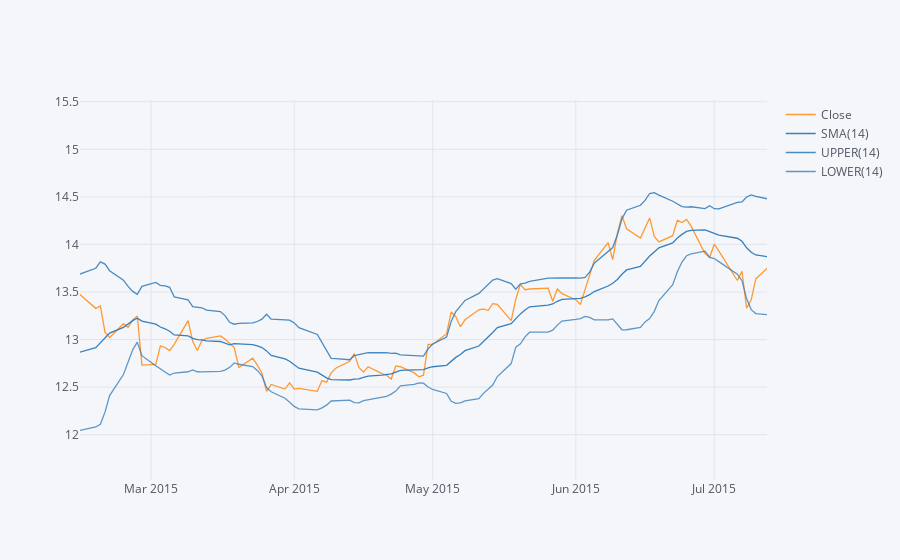

The code cell stored with this chart in its notebook:
### Markdown cell above
**Use .ta_plot(study='boll') to create a Bollinger Band Plot for Bank of America for the year 2015.**

### Code cell
BAC['Close'].loc['2015-01-01':'2016-01-01'].ta_plot(study='boll')

### Figure 1 — Plotly figure (JSON) as saved in the notebook; plotly's stock layout.template omitted (floating-point values rounded to 4 significant figures; data arrays with more than 128 entries replaced by an {"elided": "..."} marker saying what was removed)
{"data": [{"line": {"color": "rgba(255, 153, 51, 1.0)", "dash": "solid", "shape": "linear", "width": 1.3}, "mode": "lines", "name": "Close", "text": "", "type": "scatter", "x": {"elided": "252 str values"}, "y": {"elided": "252 float values"}}, {"line": {"color": "rgba(55, 128, 191, 1.0)", "dash": "solid", "shape": "linear", "width": 1.3}, "mode": "lines", "name": "SMA(14)", "text": "", "type": "scatter", "x": {"elided": "252 str values"}, "y": {"elided": "252 mixed values"}}, {"line": {"color": "rgba(55, 128, 191, 0.8999999999999999)", "dash": "solid", "shape": "linear", "width": 1.3}, "mode": "lines", "name": "UPPER(14)", "text": "", "type": "scatter", "x": {"elided": "252 str values"}, "y": {"elided": "252 mixed values"}}, {"line": {"color": "rgba(55, 128, 191, 0.7999999999999998)", "dash": "solid", "shape": "linear", "width": 1.3}, "mode": "lines", "name": "LOWER(14)", "text": "", "type": "scatter", "x": {"elided": "252 str values"}, "y": {"elided": "252 mixed values"}}], "layout": {"autosize": true, "legend": {"bgcolor": "#F5F6F9", "font": {"color": "#4D5663"}}, "paper_bgcolor": "#F5F6F9", "plot_bgcolor": "#F5F6F9", "title": {"font": {"color": "#4D5663"}}, "xaxis": {"autorange": false, "gridcolor": "#E1E5ED", "range": ["2015-02-13 14:01:22.0046", "2015-07-12 10:08:28.4282"], "showgrid": true, "tickfont": {"color": "#4D5663"}, "title": {"font": {"color": "#4D5663"}, "text": ""}, "type": "date", "zerolinecolor": "#E1E5ED"}, "yaxis": {"autorange": false, "gridcolor": "#E1E5ED", "range": [11.52, 15.52], "showgrid": true, "tickfont": {"color": "#4D5663"}, "title": {"font": {"color": "#4D5663"}, "text": ""}, "type": "linear", "zerolinecolor": "#E1E5ED"}}}
